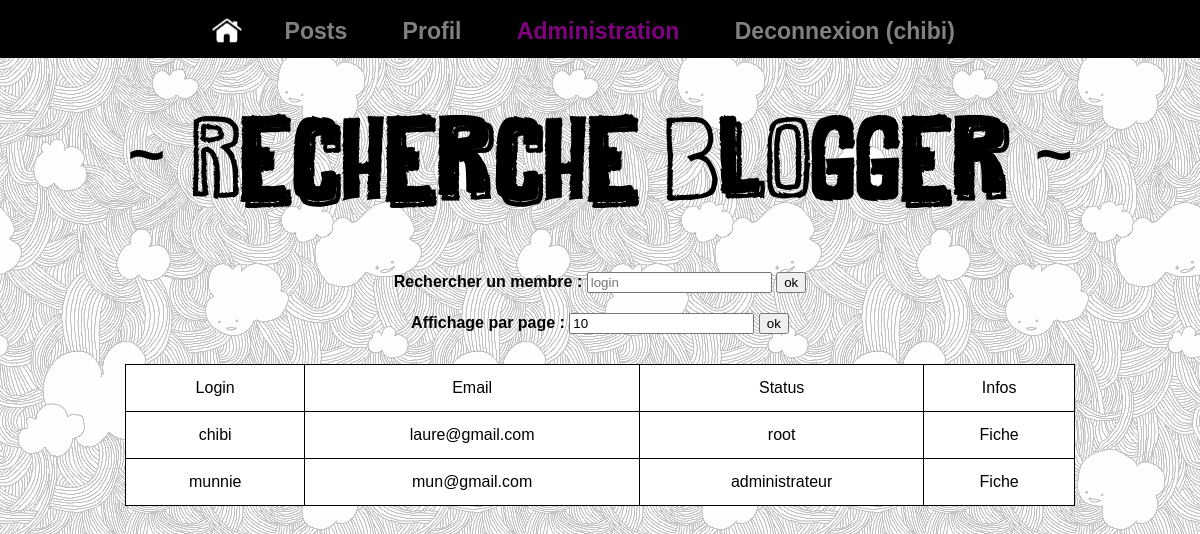
/admin/searchMember.php (signed in), run on the app's committed database.
### tables this page shows
CREATE TABLE IF NOT EXISTS `blogger` (
`id_user` int(11) NOT NULL,
  `email` varchar(255) NOT NULL,
  `login` varchar(100) NOT NULL,
  `password` varchar(100) NOT NULL,
  `nom` varchar(100) NOT NULL,
  `prenom` varchar(100) NOT NULL,
  `date_naissance` date NOT NULL,
  `ville` varchar(100) NOT NULL,
  `id_status` int(11) NOT NULL,
    PRIMARY KEY (`id_user`)
);

CREATE TABLE IF NOT EXISTS `status_blogger` (
`id_status_blogger` int(11) NOT NULL,
  `nom_status` varchar(255) NOT NULL,
    PRIMARY KEY (`id_status_blogger`)
);

### admin/reqAdm.php (called while the page is built, shortened)
<?php
include('../includes/connectBDD.php');
include('../includes/pagination.php');
function searchBlogger($bdd)
{
	if(isset($_POST['loginSearch']))
	{
		$loginSearch = $_POST['loginSearch'];
	}
	else
	{
		$loginSearch = "";
	}
	$sql = 'SELECT `login`, `email`, `nom_status` FROM `blogger`
	LEFT JOIN `status_blogger` ON `blogger`.`id_status` = `status_blogger`.`id_status_blogger`
	WHERE `login` LIKE "%'.$loginSearch.'%" ORDER BY `login`';
	$result = pagination($bdd, $sql);
	return $result;
}
?>

### includes/pagination.php (called while the page is built)
<?php
function pagination($bdd, $sql, $placeholder = NULL)
{
	if(isset($_GET['limit']))
	{
		$limit = $_GET['limit'];
	}
	elseif(isset($_POST['affichage']))
	{
		$limit = $_POST['affichage'];
	}
	else
	{
		$limit = 10;
	}
	$result = $bdd->prepare($sql);
	if(isset($placeholder))
	{
		$result->execute($placeholder);
	}
	else
	{
		$result->execute();
	}
	$pagination = $result->fetchAll();
	$nbMembre = count($pagination);
	$nbPages = ceil($nbMembre/$limit);
	if(isset($_GET['page']))
	{
		$currentPage = $_GET['page'];
	}
	else
	{
		$currentPage = 1;
	}
	$sql .= ' LIMIT '.(($currentPage - 1)*$limit).", $limit";
	$result = $bdd->prepare($sql);
	if(isset($placeholder))
	{
		$result->execute($placeholder);
	}
	else
	{
		$result->execute();
	}
	$pagination = $result->fetchAll();
	$tabReturn =  array($pagination, $nbPages, $currentPage, $limit);
	return $tabReturn;
}
?>

### admin/searchMember.php (the view, shortened to what this page needs)
<?php
include('../includes/reqConnexion.php');
include('reqAdm.php');
$result = searchBlogger($bdd);
$paginationMembre = $result[0];
$limit = $result[3];
?>
<!DOCTYPE HTML>
<html>
<head>
	<link rel="stylesheet" href="../css/style.css" />
</head>
<body>
	<?php
	include('../includes/navADM.php');
	?>
	<div id="main">
		<header class="title"><h1><a href="searchMember.php">~ Recherche Blogger ~</a></h1></header>
		<?php
		if($_SESSION['user']['id_status_blogger'] == 1 || $_SESSION['user']['id_status_blogger'] == 2)
		{
			?>
			<div id="bloc_center_large" class="marg">
				<form method="POST" action="searchMember.php" class="searchMember">
					<label for="loginSearch">Rechercher un membre : </label>
					<input type="search" id="loginSearch" name="loginSearch" placeholder="login"/>
					<input type="submit" id="searchMember" name="searchMember" value="ok"/>
				</form>
				<form method="POST" action="searchMember.php" class="searchMember">
					<label>Affichage par page : </label>
					<input type="number" id="affichage" name="affichage" min="1" value="<?php echo $limit; ?>" />
					<input type="submit" id="paginationMembre" name="paginationMembre" value="ok"/>
				</form>
				<?php
				if(!empty($paginationMembre))
				{
					?>
					<table id="tabResultat">
						<tr>
							<th>Login</th>
							<th>Email</th>
							<th>Status</th>
							<th>Infos</th>
						</tr>
						<?php
						foreach ($paginationMembre as $elem)
						{
							?>
							<tr>
								<td><?php echo $elem['login']; ?></td>
								<td><?php echo $elem['email']; ?></td>
								<td><?php echo $elem['nom_status']; ?></td>
								<td><a href="">Fiche</a></td>
							</tr>
							<?php
						}
						?>
					</table>
					<?php
				}
				else
				{
					?><p class="marg exclu">Aucun membre correspondant :(</p><?php
				}
				?>
			</div>
			<?php
		}
		else
		{
			?>
			<p class="marg exclu">Tu n'as strictement rien à faire ici.</p>
			<?php
		}
		?>
	</div>
</body>
</html>

### css/style.css (style rules this page uses)
html, body, div, span, applet, object, iframe, h1, h2, h3, h4, h5, h6, p, blockquote, pre, a, abbr, acronym, address, big, cite, code, del, dfn, em, img, ins, kbd, q, s, samp, small, strike, strong, sub, sup, tt, var, b, u, i, center, dl, dt, dd, ol, ul, li, fieldset, form, label, legend, table, caption, tbody, tfoot, thead, tr, th, td, article, aside, canvas, details, embed, figure, figcaption, footer, header, hgroup, menu, nav, output, ruby, section, summary, time, mark, audio, video { margin: 0; padding: 0; border: 0; font-size: 100%; font: inherit; vertical-align: baseline; }
article, aside, details, figcaption, figure, footer, header, hgroup, menu, nav, section { display: block; }
body { line-height: 1; }
table { border-collapse: collapse; border-spacing: 0; }
body { font-family: Helvetica, sans-serif; background-image: url('images/cloud.jpg'); }
h1 { font-size: 4em; font-weight: bold; color: black; text-align: center; margin: 30px 0; }
a { text-decoration: none; color: black; }
.marg { width: 950px; margin: auto; }
.title { margin: 50px 0 10px 0; }
.title h1 { margin: 70px 0; font-family: "mayBe", sans-serif; }
#bloc_center_large { text-align: center; }
#tabResultat { margin: 20px auto 10px; width: 100%; text-align: center; background-color: white; }
#tabResultat th, #tabResultat td { border: 1px black solid; padding: 15px; }
.searchMember label { font-weight: bold }
.searchMember input { margin: 10px 0; }

### data on the page
blogger: login "chibi", email "laure@gmail.com", status_blogger.nom_status "root"
blogger: login "munnie", email "mun@gmail.com", status_blogger.nom_status "administrateur"

### other printed values
$_SESSION['user']['login'] "chibi"
